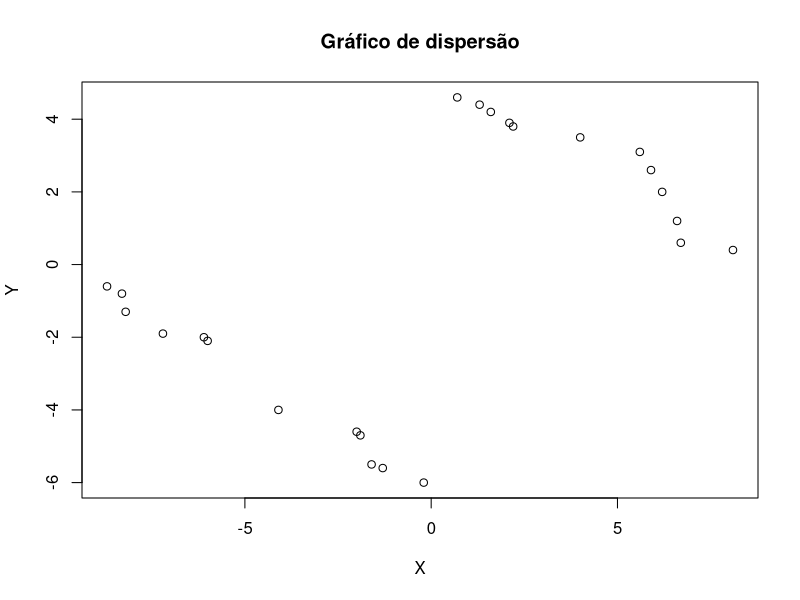
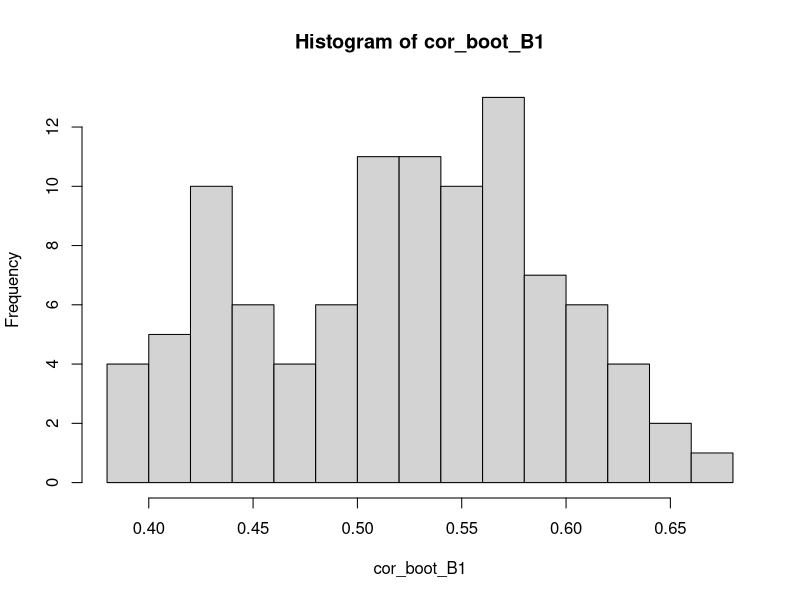
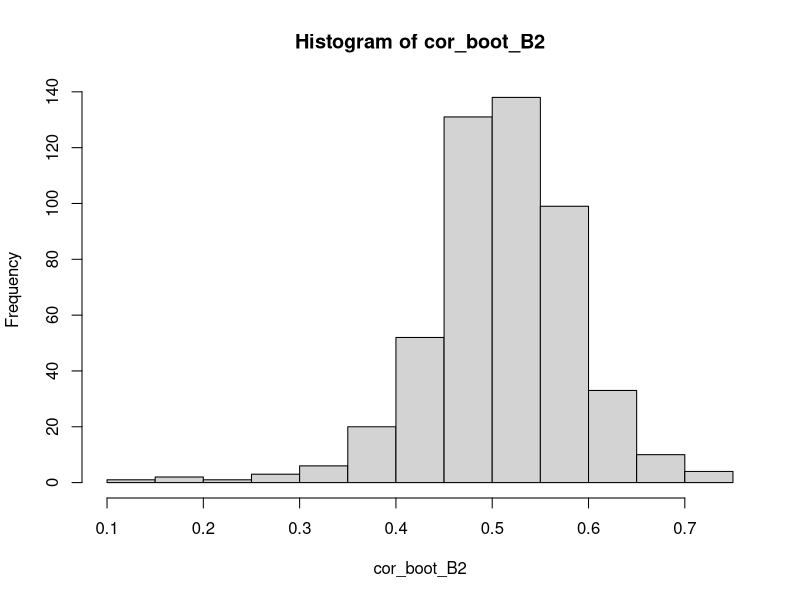
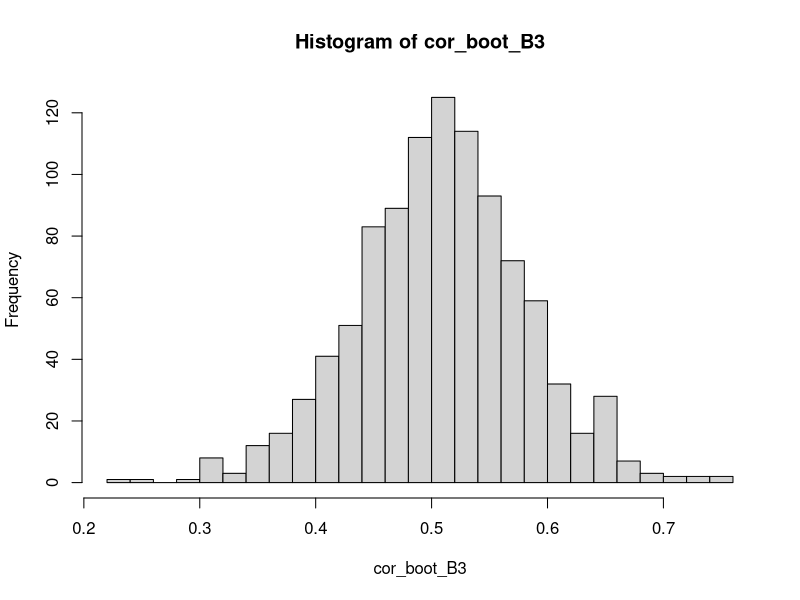
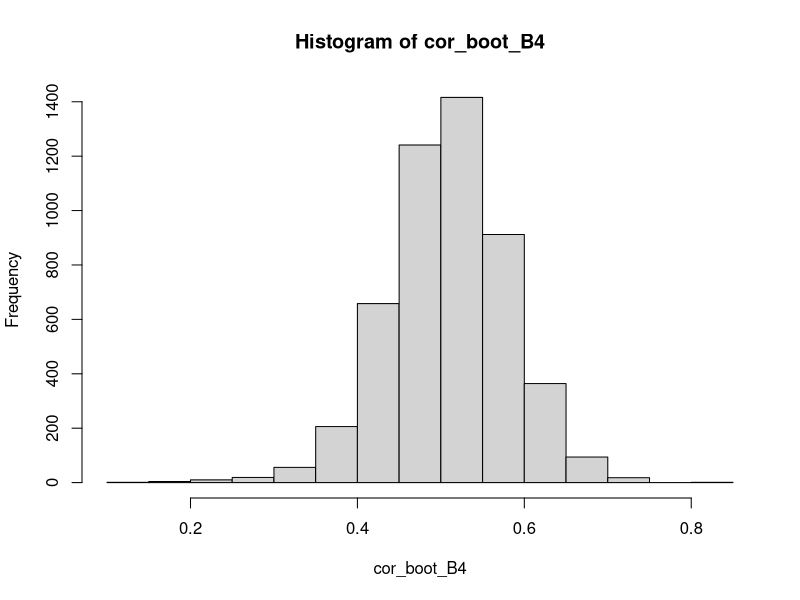

These figures' R source, in order:
x <- c(-8.7, -8.3, -8.2, -7.2, -6.1, -6, -4.1, -2, -1.9, -1.6, -1.3, -0.2, 0.7, 1.3, 1.6, 2.1, 2.2, 4.0, 5.6, 5.9,
6.2, 6.6, 6.7, 8.1)

y <- c(-0.6, -0.8, -1.3, -1.9, -2.0, -2.1, -4.0, -4.6, -4.7, -5.5, -5.6, -6.0, 4.6, 4.4, 4.2, 3.9, 3.8, 3.5, 3.1,
2.6, 2.0, 1.2, 0.6, 0.4)

dados <- cbind(x,y)

plot(dados,main="Gráfico de dispersão",xlab="X",ylab="Y")

cor_obs <- cor(dados[,1],dados[,2])

set.seed(100)

B1 <- 100
cor_boot_B1 <-NULL
for (i in 1:B1){
	amostra<-sample(seq(1,nrow(dados),1),nrow(dados),replace=TRUE)
	cor_boot_B1[i]<-cor(dados[amostra,1],dados[amostra,2])
}
hist(cor_boot_B1,breaks=20)
quantile(cor_boot_B1,c(0.025,0.975))
epb_B1 <-sqrt(var(cor_boot_B1))


B2 <- 500
cor_boot_B2 <-NULL
for (i in 1:B2){
	amostra<-sample(seq(1,nrow(dados),1),nrow(dados),replace=TRUE)
	cor_boot_B2[i]<-cor(dados[amostra,1],dados[amostra,2])
}
hist(cor_boot_B2,breaks=20)
quantile(cor_boot_B2,c(0.025,0.975))
epb_B2 <-sqrt(var(cor_boot_B2))

B3 <- 1000
cor_boot_B3 <-NULL
for (i in 1:B3){
	amostra<-sample(seq(1,nrow(dados),1),nrow(dados),replace=TRUE)
	cor_boot_B3[i]<-cor(dados[amostra,1],dados[amostra,2])
}
hist(cor_boot_B3,breaks=20)
quantile(cor_boot_B3,c(0.025,0.975))
epb_B3 <-sqrt(var(cor_boot_B3))

B4 <- 5000
cor_boot_B4 <-NULL
for (i in 1:B4){
	amostra<-sample(seq(1,nrow(dados),1),nrow(dados),replace=TRUE)
	cor_boot_B4[i]<-cor(dados[amostra,1],dados[amostra,2])
}
hist(cor_boot_B4,breaks=20)
quantile(cor_boot_B4,c(0.025,0.975))
epb_B4 <-sqrt(var(cor_boot_B4))
